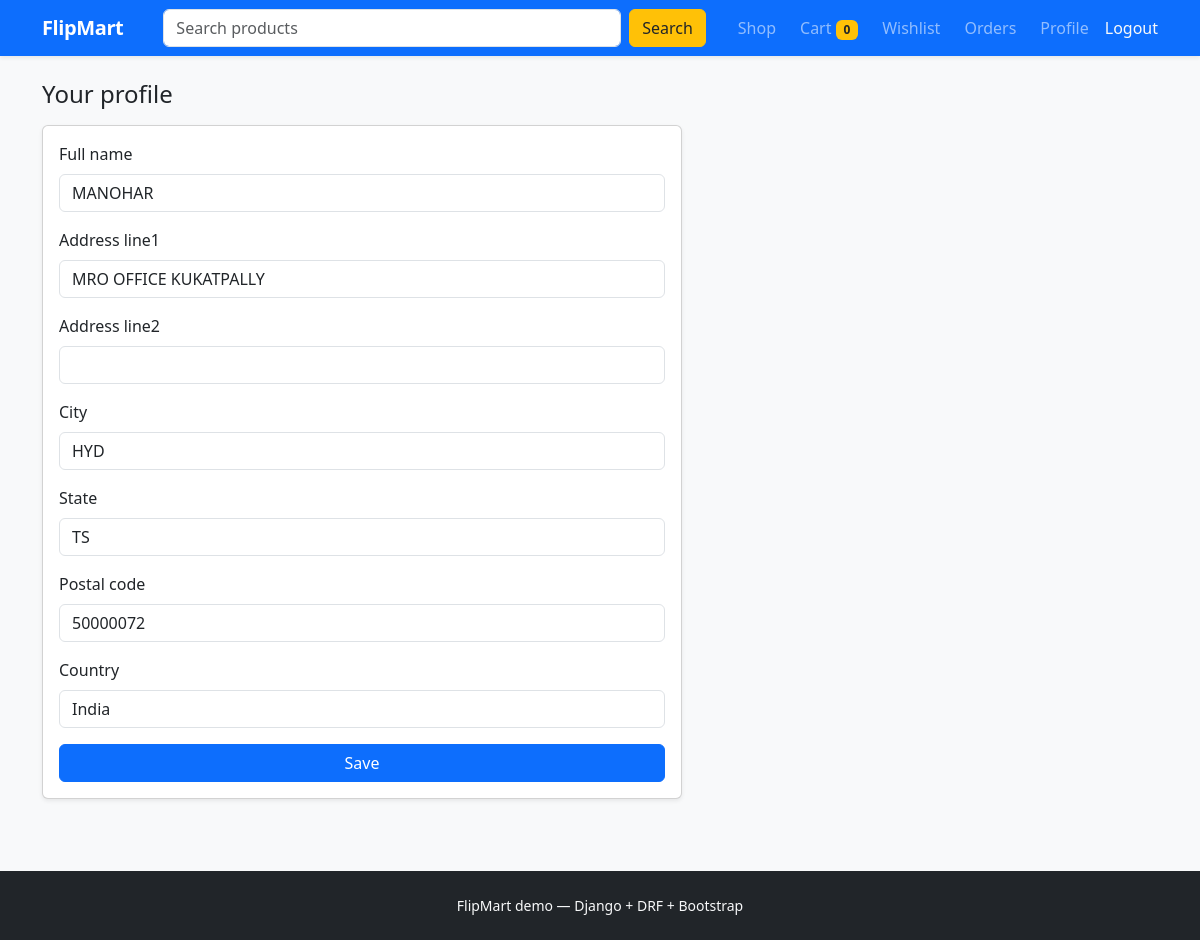
The page /accounts/profile/ (signed in) on the database its author committed.
### accounts/models.py (models this page shows, shortened)
class UserProfile(models.Model):
    user = models.OneToOneField(User, on_delete=models.CASCADE, related_name='profile')
    full_name = models.CharField(max_length=255, blank=True)
    address_line1 = models.CharField(max_length=255, blank=True)
    address_line2 = models.CharField(max_length=255, blank=True)
    city = models.CharField(max_length=100, blank=True)
    state = models.CharField(max_length=100, blank=True)
    postal_code = models.CharField(max_length=20, blank=True)
    country = models.CharField(max_length=100, blank=True, default='India')
    updated_at = models.DateTimeField(auto_now=True)

### accounts/views.py (the view, shortened to what this page needs)
# urls.py: path('accounts/profile/', views.ProfileView.as_view(), name='profile'),
class ProfileView(LoginRequiredMixin, UpdateView):
    model = UserProfile
    form_class = UserProfileForm
    template_name = 'accounts/profile.html'
    def get_object(self, queryset=None):
        return self.request.user.profile

### accounts/forms.py
class UserProfileForm(forms.ModelForm):
    class Meta:
        model = UserProfile
        fields = (
            'full_name',
            'address_line1',
            'address_line2',
            'city',
            'state',
            'postal_code',
            'country',
        )
        widgets = {
            'full_name': forms.TextInput(attrs={'class': 'form-control'}),
            'address_line1': forms.TextInput(attrs={'class': 'form-control'}),
            'address_line2': forms.TextInput(attrs={'class': 'form-control'}),
            'city': forms.TextInput(attrs={'class': 'form-control'}),
            'state': forms.TextInput(attrs={'class': 'form-control'}),
            'postal_code': forms.TextInput(attrs={'class': 'form-control'}),
            'country': forms.TextInput(attrs={'class': 'form-control'}),
        }

### store/context_processors.py (called while the page is built)
def cart_count(request):
    if not request.user.is_authenticated:
        return {'cart_item_count': 0}
    from .models import Cart
    cart, _ = Cart.objects.get_or_create(user=request.user)
    n = sum(i.quantity for i in cart.items.all())
    return {'cart_item_count': n}

### templates/accounts/profile.html (shortened to what this page needs)
{% extends "base.html" %}
{% block content %}
<h1 class="h4 mb-3">Your profile</h1>
<form method="post" class="card card-body shadow-sm" style="max-width:640px">
  {% for field in form %}
  <div class="mb-3"><label class="form-label">{{ field.label }}</label>{{ field }}</div>
  {% endfor %}
  <button class="btn btn-primary" type="submit">Save</button>
</form>
{% endblock %}

### rows shown on the page
UserProfile: form "MANOHAR" "MRO OFFICE KUKATPALLY" "HYD" "TS" "50000072" "India"

### other values the page prints
{{ cart_item_count }} "0"
{{ field.label }} "Full name" "Address line1" "Address line2" "City" "State" "Postal code" "Country"
